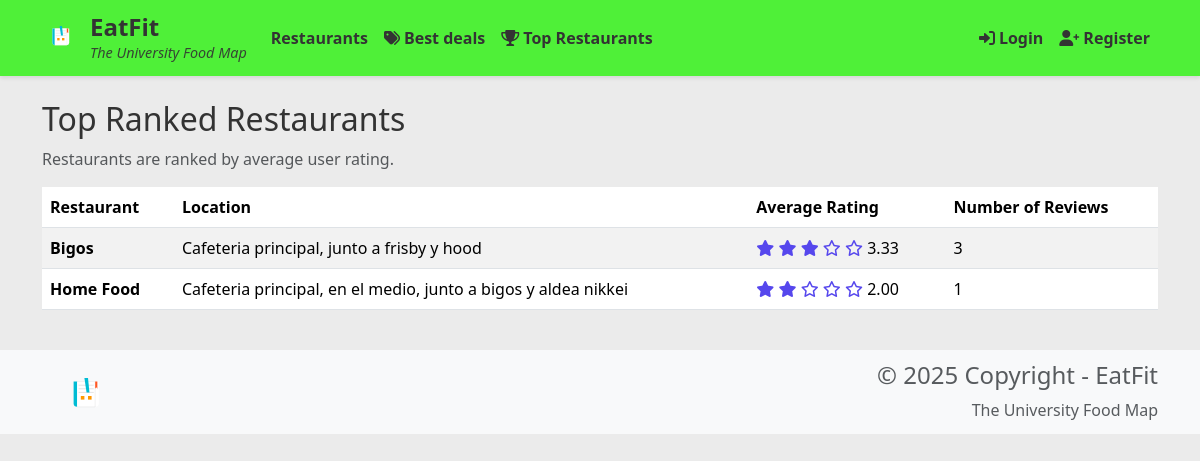
Page /top-restaurants/ on the committed database.
### restaurants/models.py (models this page shows, shortened)
class Restaurant(models.Model):
    name = models.CharField(max_length=100)
    location = models.CharField(max_length=100)
    description = models.TextField()
    address = models.CharField(max_length=200)
    image = models.ImageField(upload_to='restaurants/', null=True, blank=True)
    phone = models.CharField(max_length=20, blank=True)
    email = models.EmailField(blank=True)
    opening_hours = models.TextField(blank=True)
    created_at = models.DateTimeField(default=timezone.now)
    class Meta:
        ordering = ['-created_at']

### restaurants/views.py (the view)
# urls.py: path('top-restaurants/', views.top_restaurants, name='top_restaurants'),
def top_restaurants(request):
    restaurants = Restaurant.objects.annotate(
        avg_rating=Coalesce(Avg('ratings__rating', output_field=FloatField()), 0.0),
        num_reviews=Count('ratings')
    ).order_by('-avg_rating', '-num_reviews')
    return render(request, 'restaurants/top_restaurants.html', {
        'restaurants': restaurants
    })

### restaurants/templates/restaurants/top_restaurants.html
{% extends 'base.html' %}
{% block content %}
<div class="container mt-4">
    <h2>Top Ranked Restaurants</h2>
    <p class="text-muted">Restaurants are ranked by average user rating.</p>
    {% if restaurants %}
        <div class="row">
            <div class="col-12">
                <table class="table table-striped table-hover">
                    <thead>
                        <tr>
                            <th>Restaurant</th>
                            <th>Location</th>
                            <th>Average Rating</th>
                            <th>Number of Reviews</th>
                        </tr>
                    </thead>
                    <tbody>
                        {% for restaurant in restaurants %}
                        <tr>
                            <td><strong>{{ restaurant.name }}</strong></td>
                            <td>{{ restaurant.location }}</td>
                            <td>
                                <span class="text-warning">
                                    {% for i in "12345" %}
                                        {% if forloop.counter <= restaurant.avg_rating %}
                                            <i class="fas fa-star"></i>
                                        {% else %}
                                            <i class="far fa-star"></i>
                                        {% endif %}
                                    {% endfor %}
                                </span>
                                {{ restaurant.avg_rating|floatformat:2 }}
                            </td>
                            <td>{{ restaurant.num_reviews }}</td>
                        </tr>
                        {% endfor %}
                    </tbody>
                </table>
            </div>
        </div>
    {% else %}
        <div class="alert alert-info">No restaurants available to rank.</div>
    {% endif %}
</div>
{% endblock %}

### static/css/style.css (style rules this page uses)
:root { --primary: #5647ED; --primary-hover: #4538d4; --accent: #4FF038; --accent-hover: #45d632; --neutral: #EBEBEB; --neutral-dark: #d4d4d4; --text-dark: #333333; --text-light: #ffffff; }
body { background-color: var(--neutral); color: var(--text-dark); }
.text-warning { color: var(--primary) !important; }

### rows in the picture
Restaurant: name "Bigos", location "Cafeteria principal, junto a frisby y hood", avg_rating "3.33", num_reviews "3"
Restaurant: name "Home Food", location "Cafeteria principal, en el medio, junto a bigos y aldea nikkei", avg_rating "2.00", num_reviews "1"
